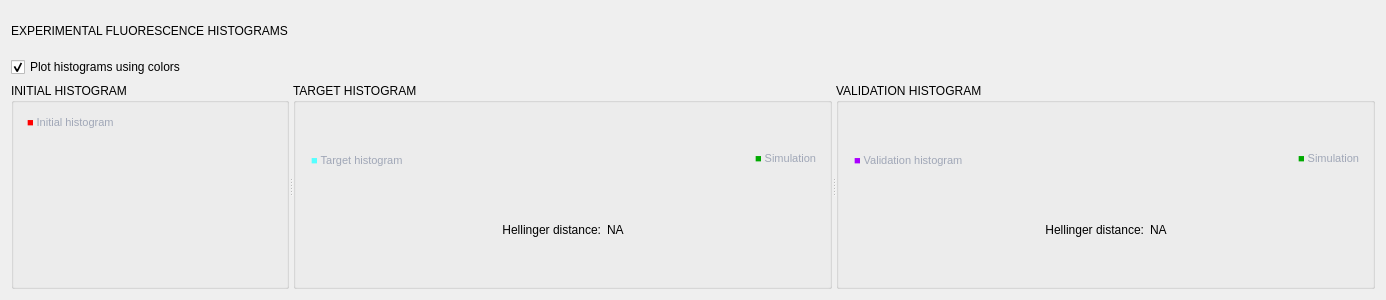
      <widget class="QWidget" name="Histogramssection" native="true">
       <property name="sizePolicy">
        <sizepolicy hsizetype="Preferred" vsizetype="MinimumExpanding">
         <horstretch>0</horstretch>
         <verstretch>1</verstretch>
        </sizepolicy>
       </property>
       <property name="minimumSize">
        <size>
         <width>0</width>
         <height>300</height>
        </size>
       </property>
       <layout class="QVBoxLayout" name="verticalLayout_7">
        <item>
         <widget class="QLabel" name="labelhisto">
          <property name="sizePolicy">
           <sizepolicy hsizetype="Preferred" vsizetype="Fixed">
            <horstretch>0</horstretch>
            <verstretch>0</verstretch>
           </sizepolicy>
          </property>
          <property name="minimumSize">
           <size>
            <width>0</width>
            <height>40</height>
           </size>
          </property>
          <property name="styleSheet">
           <string notr="true"/>
          </property>
          <property name="text">
           <string>EXPERIMENTAL FLUORESCENCE HISTOGRAMS</string>
          </property>
         </widget>
        </item>
        <item>
         <widget class="QCheckBox" name="usecolors">
          <property name="styleSheet">
           <string notr="true"/>
          </property>
          <property name="text">
           <string>Plot histograms using colors</string>
          </property>
          <property name="checked">
           <bool>true</bool>
          </property>
         </widget>
        </item>
        <item>
         <widget class="QSplitter" name="splitter_2">
          <property name="orientation">
           <enum>Qt::Horizontal</enum>
          </property>
          <widget class="QGroupBox" name="initialhistogrambox">
           <property name="sizePolicy">
            <sizepolicy hsizetype="Expanding" vsizetype="Preferred">
             <horstretch>0</horstretch>
             <verstretch>0</verstretch>
            </sizepolicy>
           </property>
           <property name="title">
            <string>INITIAL HISTOGRAM</string>
           </property>
           <property name="flat">
            <bool>false</bool>
           </property>
           <property name="checkable">
            <bool>false</bool>
           </property>
           <layout class="QGridLayout" name="gridLayout_9">
            <item row="0" column="0">
             <layout class="QVBoxLayout" name="initial_layout"/>
            </item>
            <item row="2" column="0">
             <layout class="QGridLayout" name="gridLayout_7">
              <item row="1" column="2">
               <spacer name="horizontalSpacer_7">
                <property name="orientation">
                 <enum>Qt::Horizontal</enum>
                </property>
                <property name="sizeHint" stdset="0">
                 <size>
                  <width>40</width>
                  <height>20</height>
                 </size>
                </property>
               </spacer>
              </item>
              <item row="1" column="0">
               <spacer name="horizontalSpacer_2">
                <property name="orientation">
                 <enum>Qt::Horizontal</enum>
                </property>
                <property name="sizeHint" stdset="0">
                 <size>
                  <width>40</width>
                  <height>20</height>
                 </size>
                </property>
               </spacer>
              </item>
              <item row="1" column="3">
               <widget class="QLabel" name="label_7">
                <property name="text">
                 <string/>
                </property>
               </widget>
              </item>
              <item row="1" column="1">
               <widget class="QLabel" name="label_13">
                <property name="text">
                 <string/>
                </property>
               </widget>
              </item>
             </layout>
            </item>
            <item row="1" column="0">
             <layout class="QHBoxLayout" name="horizontalLayout_15">
              <item>
               <widget class="QTextEdit" name="textEdit">
                <property name="sizePolicy">
                 <sizepolicy hsizetype="Expanding" vsizetype="Fixed">
                  <horstretch>0</horstretch>
                  <verstretch>0</verstretch>
                 </sizepolicy>
                </property>
                <property name="maximumSize">
                 <size>
                  <width>16777215</width>
                  <height>30</height>
                 </size>
                </property>
                <property name="styleSheet">
                 <string notr="true">background-color: transparent</string>
                </property>
                <property name="frameShape">
                 <enum>QFrame::NoFrame</enum>
                </property>
                <property name="frameShadow">
                 <enum>QFrame::Plain</enum>
                </property>
                <property name="html">
                 <string>&lt;!DOCTYPE HTML PUBLIC &quot;-//W3C//DTD HTML 4.0//EN&quot; &quot;http://www.w3.org/TR/REC-html40/strict.dtd&quot;&gt;
&lt;html&gt;&lt;head&gt;&lt;meta name=&quot;qrichtext&quot; content=&quot;1&quot; /&gt;&lt;style type=&quot;text/css&quot;&gt;
p, li { white-space: pre-wrap; }
&lt;/style&gt;&lt;/head&gt;&lt;body style=&quot; font-family:'MS Shell Dlg 2'; font-size:8.25pt; font-weight:400; font-style:normal;&quot;&gt;
&lt;p style=&quot; margin-top:12px; margin-bottom:12px; margin-left:0px; margin-right:0px; -qt-block-indent:0; text-indent:0px;&quot;&gt;&lt;span style=&quot; color:#ff0000;&quot;&gt;■ &lt;/span&gt;&lt;span style=&quot; color:#a0a7b7;&quot;&gt;Initial histogram&lt;/span&gt;&lt;/p&gt;&lt;/body&gt;&lt;/html&gt;</string>
                </property>
               </widget>
              </item>
             </layout>
            </item>
           </layout>
          </widget>
          <widget class="QGroupBox" name="targethistogrambox">
           <property name="sizePolicy">
            <sizepolicy hsizetype="Expanding" vsizetype="Preferred">
             <horstretch>0</horstretch>
             <verstretch>0</verstretch>
            </sizepolicy>
           </property>
           <property name="title">
            <string>TARGET HISTOGRAM</string>
           </property>
           <property name="flat">
            <bool>false</bool>
           </property>
           <property name="checkable">
            <bool>false</bool>
           </property>
           <layout class="QVBoxLayout" name="verticalLayout_8">
            <item>
             <layout class="QVBoxLayout" name="target_layout"/>
            </item>
            <item>
             <layout class="QHBoxLayout" name="horizontalLayout_11">
              <item>
               <widget class="QTextEdit" name="textEdit_2">
                <property name="sizePolicy">
                 <sizepolicy hsizetype="Expanding" vsizetype="Fixed">
                  <horstretch>0</horstretch>
                  <verstretch>0</verstretch>
                 </sizepolicy>
                </property>
                <property name="maximumSize">
                 <size>
                  <width>16777215</width>
                  <height>30</height>
                 </size>
                </property>
                <property name="styleSheet">
                 <string notr="true">background-color: transparent</string>
                </property>
                <property name="frameShape">
                 <enum>QFrame::NoFrame</enum>
                </property>
                <property name="frameShadow">
                 <enum>QFrame::Plain</enum>
                </property>
                <property name="html">
                 <string>&lt;!DOCTYPE HTML PUBLIC &quot;-//W3C//DTD HTML 4.0//EN&quot; &quot;http://www.w3.org/TR/REC-html40/strict.dtd&quot;&gt;
&lt;html&gt;&lt;head&gt;&lt;meta name=&quot;qrichtext&quot; content=&quot;1&quot; /&gt;&lt;style type=&quot;text/css&quot;&gt;
p, li { white-space: pre-wrap; }
&lt;/style&gt;&lt;/head&gt;&lt;body style=&quot; font-family:'MS Shell Dlg 2'; font-size:8.25pt; font-weight:400; font-style:normal;&quot;&gt;
&lt;table border=&quot;0&quot; style=&quot; margin-top:0px; margin-bottom:0px; margin-left:0px; margin-right:0px;&quot; cellspacing=&quot;2&quot; cellpadding=&quot;0&quot;&gt;
&lt;tr&gt;
&lt;td&gt;
&lt;p style=&quot; margin-top:12px; margin-bottom:12px; margin-left:0px; margin-right:0px; -qt-block-indent:0; text-indent:0px;&quot;&gt;&lt;span style=&quot; color:#55ffff;&quot;&gt;■&lt;/span&gt;&lt;span style=&quot; color:#ff0000;&quot;&gt; &lt;/span&gt;&lt;span style=&quot; color:#a0a7b7;&quot;&gt;Target histogram&lt;/span&gt;&lt;/p&gt;&lt;/td&gt;
&lt;td&gt;&lt;/td&gt;&lt;/tr&gt;&lt;/table&gt;&lt;/body&gt;&lt;/html&gt;</string>
                </property>
               </widget>
              </item>
              <item>
               <widget class="QTextEdit" name="textEdit_4">
                <property name="sizePolicy">
                 <sizepolicy hsizetype="Expanding" vsizetype="Fixed">
                  <horstretch>0</horstretch>
                  <verstretch>0</verstretch>
                 </sizepolicy>
                </property>
                <property name="maximumSize">
                 <size>
                  <width>16777215</width>
                  <height>30</height>
                 </size>
                </property>
                <property name="styleSheet">
                 <string notr="true">background-color: transparent;</string>
                </property>
                <property name="frameShape">
                 <enum>QFrame::NoFrame</enum>
                </property>
                <property name="frameShadow">
                 <enum>QFrame::Plain</enum>
                </property>
                <property name="verticalScrollBarPolicy">
                 <enum>Qt::ScrollBarAlwaysOff</enum>
                </property>
                <property name="horizontalScrollBarPolicy">
                 <enum>Qt::ScrollBarAlwaysOff</enum>
                </property>
                <property name="html">
                 <string>&lt;!DOCTYPE HTML PUBLIC &quot;-//W3C//DTD HTML 4.0//EN&quot; &quot;http://www.w3.org/TR/REC-html40/strict.dtd&quot;&gt;
&lt;html&gt;&lt;head&gt;&lt;meta name=&quot;qrichtext&quot; content=&quot;1&quot; /&gt;&lt;style type=&quot;text/css&quot;&gt;
p, li { white-space: pre-wrap; }
&lt;/style&gt;&lt;/head&gt;&lt;body style=&quot; font-family:'MS Shell Dlg 2'; font-size:8.25pt; font-weight:400; font-style:normal;&quot;&gt;
&lt;p align=&quot;right&quot; style=&quot; margin-top:0px; margin-bottom:0px; margin-left:0px; margin-right:0px; -qt-block-indent:0; text-indent:0px;&quot;&gt;&lt;span style=&quot; color:#00aa00;&quot;&gt;■&lt;/span&gt;&lt;span style=&quot; color:#a0a7b7;&quot;&gt; Simulation&lt;/span&gt;&lt;/p&gt;&lt;/body&gt;&lt;/html&gt;</string>
                </property>
               </widget>
              </item>
             </layout>
            </item>
            <item>
             <layout class="QHBoxLayout" name="horizontalLayout_13">
              <item>
               <spacer name="horizontalSpacer_3">
                <property name="orientation">
                 <enum>Qt::Horizontal</enum>
                </property>
                <property name="sizeHint" stdset="0">
                 <size>
                  <width>40</width>
                  <height>20</height>
                 </size>
                </property>
               </spacer>
              </item>
              <item>
               <widget class="QLabel" name="label_hell_target">
                <property name="sizePolicy">
                 <sizepolicy hsizetype="Preferred" vsizetype="Maximum">
                  <horstretch>0</horstretch>
                  <verstretch>0</verstretch>
                 </sizepolicy>
                </property>
                <property name="maximumSize">
                 <size>
                  <width>16777215</width>
                  <height>20</height>
                 </size>
                </property>
                <property name="text">
                 <string>Hellinger distance:</string>
                </property>
                <property name="alignment">
                 <set>Qt::AlignRight|Qt::AlignTrailing|Qt::AlignVCenter</set>
                </property>
               </widget>
              </item>
              <item>
               <widget class="QLabel" name="hellingertarget">
                <property name="sizePolicy">
                 <sizepolicy hsizetype="Preferred" vsizetype="Maximum">
                  <horstretch>0</horstretch>
                  <verstretch>0</verstretch>
                 </sizepolicy>
                </property>
                <property name="maximumSize">
                 <size>
                  <width>16777215</width>
                  <height>20</height>
                 </size>
                </property>
                <property name="text">
                 <string>NA</string>
                </property>
               </widget>
              </item>
              <item>
               <spacer name="horizontalSpacer_4">
                <property name="orientation">
                 <enum>Qt::Horizontal</enum>
                </property>
                <property name="sizeHint" stdset="0">
                 <size>
                  <width>40</width>
                  <height>20</height>
                 </size>
                </property>
               </spacer>
              </item>
             </layout>
            </item>
           </layout>
          </widget>
          <widget class="QGroupBox" name="outputhistogrambox">
           <property name="sizePolicy">
            <sizepolicy hsizetype="Expanding" vsizetype="Preferred">
             <horstretch>0</horstretch>
             <verstretch>0</verstretch>
            </sizepolicy>
           </property>
           <property name="title">
            <string>VALIDATION HISTOGRAM</string>
           </property>
           <property name="flat">
            <bool>false</bool>
           </property>
           <property name="checkable">
            <bool>false</bool>
           </property>
           <layout class="QGridLayout" name="gridLayout_4">
            <item row="0" column="0">
             <layout class="QVBoxLayout" name="validation_layout"/>
            </item>
            <item row="2" column="0">
             <layout class="QHBoxLayout" name="horizontalLayout_14">
              <item>
               <spacer name="horizontalSpacer_5">
                <property name="orientation">
                 <enum>Qt::Horizontal</enum>
                </property>
                <property name="sizeHint" stdset="0">
                 <size>
                  <width>40</width>
                  <height>20</height>
                 </size>
                </property>
               </spacer>
              </item>
              <item>
               <widget class="QLabel" name="label_hell_validation">
                <property name="sizePolicy">
                 <sizepolicy hsizetype="Preferred" vsizetype="Maximum">
                  <horstretch>0</horstretch>
                  <verstretch>0</verstretch>
                 </sizepolicy>
                </property>
                <property name="maximumSize">
                 <size>
                  <width>16777215</width>
                  <height>20</height>
                 </size>
                </property>
                <property name="text">
                 <string>Hellinger distance:</string>
                </property>
                <property name="alignment">
                 <set>Qt::AlignRight|Qt::AlignTrailing|Qt::AlignVCenter</set>
                </property>
               </widget>
              </item>
              <item>
               <widget class="QLabel" name="hellingervalidation">
                <property name="sizePolicy">
                 <sizepolicy hsizetype="Preferred" vsizetype="Maximum">
                  <horstretch>0</horstretch>
                  <verstretch>0</verstretch>
                 </sizepolicy>
                </property>
                <property name="maximumSize">
                 <size>
                  <width>16777215</width>
                  <height>20</height>
                 </size>
                </property>
                <property name="text">
                 <string>NA</string>
                </property>
               </widget>
              </item>
              <item>
               <spacer name="horizontalSpacer_6">
                <property name="orientation">
                 <enum>Qt::Horizontal</enum>
                </property>
                <property name="sizeHint" stdset="0">
                 <size>
                  <width>40</width>
                  <height>20</height>
                 </size>
                </property>
               </spacer>
              </item>
             </layout>
            </item>
            <item row="1" column="0">
             <layout class="QHBoxLayout" name="horizontalLayout_12">
              <item>
               <widget class="QTextEdit" name="textEdit_3">
                <property name="sizePolicy">
                 <sizepolicy hsizetype="Expanding" vsizetype="Preferred">
                  <horstretch>0</horstretch>
                  <verstretch>0</verstretch>
                 </sizepolicy>
                </property>
                <property name="maximumSize">
                 <size>
                  <width>16777215</width>
                  <height>30</height>
                 </size>
                </property>
                <property name="styleSheet">
                 <string notr="true">background-color: transparent</string>
                </property>
                <property name="frameShape">
                 <enum>QFrame::NoFrame</enum>
                </property>
                <property name="frameShadow">
                 <enum>QFrame::Plain</enum>
                </property>
                <property name="html">
                 <string>&lt;!DOCTYPE HTML PUBLIC &quot;-//W3C//DTD HTML 4.0//EN&quot; &quot;http://www.w3.org/TR/REC-html40/strict.dtd&quot;&gt;
&lt;html&gt;&lt;head&gt;&lt;meta name=&quot;qrichtext&quot; content=&quot;1&quot; /&gt;&lt;style type=&quot;text/css&quot;&gt;
p, li { white-space: pre-wrap; }
&lt;/style&gt;&lt;/head&gt;&lt;body style=&quot; font-family:'MS Shell Dlg 2'; font-size:8.25pt; font-weight:400; font-style:normal;&quot;&gt;
&lt;table border=&quot;0&quot; style=&quot; margin-top:0px; margin-bottom:0px; margin-left:0px; margin-right:0px;&quot; cellspacing=&quot;2&quot; cellpadding=&quot;0&quot;&gt;
&lt;tr&gt;
&lt;td&gt;
&lt;p style=&quot; margin-top:12px; margin-bottom:12px; margin-left:0px; margin-right:0px; -qt-block-indent:0; text-indent:0px;&quot;&gt;&lt;span style=&quot; color:#aa00ff;&quot;&gt;■&lt;/span&gt;&lt;span style=&quot; color:#ff0000;&quot;&gt; &lt;/span&gt;&lt;span style=&quot; color:#a0a7b7;&quot;&gt;Validation histogram&lt;/span&gt;&lt;/p&gt;&lt;/td&gt;
&lt;td&gt;&lt;/td&gt;&lt;/tr&gt;&lt;/table&gt;&lt;/body&gt;&lt;/html&gt;</string>
                </property>
               </widget>
              </item>
              <item>
               <widget class="QTextEdit" name="textEdit_5">
                <property name="sizePolicy">
                 <sizepolicy hsizetype="Expanding" vsizetype="Fixed">
                  <horstretch>0</horstretch>
                  <verstretch>0</verstretch>
                 </sizepolicy>
                </property>
                <property name="maximumSize">
                 <size>
                  <width>16777215</width>
                  <height>30</height>
                 </size>
                </property>
                <property name="styleSheet">
                 <string notr="true">background-color: transparent;</string>
                </property>
                <property name="frameShape">
                 <enum>QFrame::NoFrame</enum>
                </property>
                <property name="frameShadow">
                 <enum>QFrame::Plain</enum>
                </property>
                <property name="html">
                 <string>&lt;!DOCTYPE HTML PUBLIC &quot;-//W3C//DTD HTML 4.0//EN&quot; &quot;http://www.w3.org/TR/REC-html40/strict.dtd&quot;&gt;
&lt;html&gt;&lt;head&gt;&lt;meta name=&quot;qrichtext&quot; content=&quot;1&quot; /&gt;&lt;style type=&quot;text/css&quot;&gt;
p, li { white-space: pre-wrap; }
&lt;/style&gt;&lt;/head&gt;&lt;body style=&quot; font-family:'MS Shell Dlg 2'; font-size:8.25pt; font-weight:400; font-style:normal;&quot;&gt;
&lt;p align=&quot;right&quot; style=&quot; margin-top:0px; margin-bottom:0px; margin-left:0px; margin-right:0px; -qt-block-indent:0; text-indent:0px;&quot;&gt;&lt;span style=&quot; color:#00aa00;&quot;&gt;■&lt;/span&gt;&lt;span style=&quot; color:#a0a7b7;&quot;&gt; Simulation&lt;/span&gt;&lt;/p&gt;&lt;/body&gt;&lt;/html&gt;</string>
                </property>
               </widget>
              </item>
             </layout>
            </item>
           </layout>
          </widget>
         </widget>
        </item>
       </layout>
      </widget>
